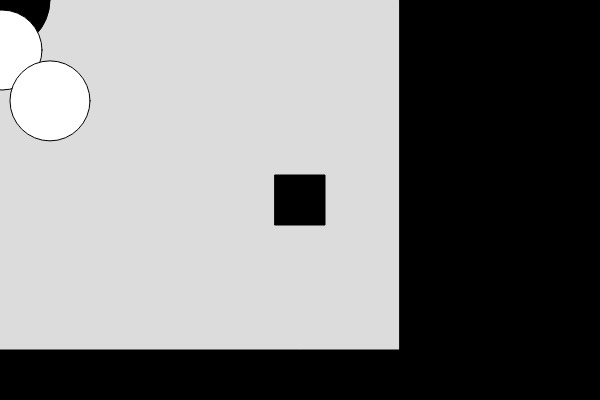
Frame 1 (no input)
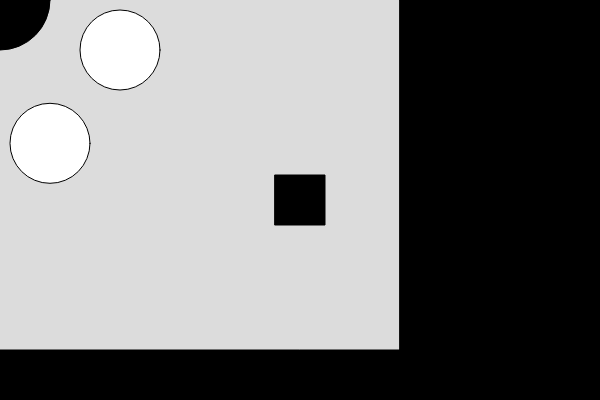
Frame 60 (no input)
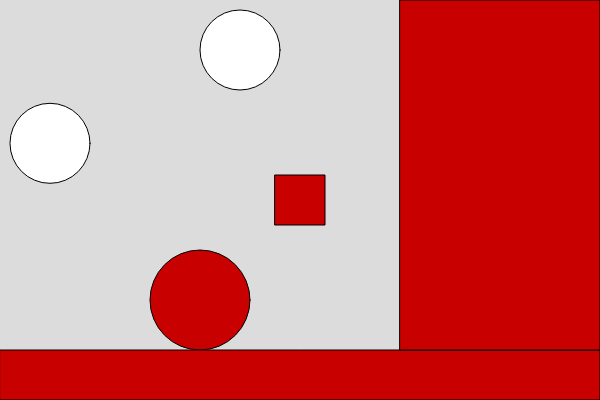
Frame 120 (the mouse pressed at the canvas centre since frame 60)

The p5.js sketch that drew these frames (run headless with seeded random() and noise() and a simulated clock; from frame 60 on, the mouse is pressed at the canvas centre):

// p5.js sketch
// ── sketch.js
// P5js vordefinierte Variablen
/*
mouseX -> Number - Aktuelle MouseX Position im Canvas
mouseY -> Number - Aktuelle MouseY Position im Canvas
width -> Number - Breite vom Canvas Element
height -> Number - Höhe vom Canvas Element
displayWidth -> Number - Breite vom Bildschirm
displayHeight -> Number - Höhe vom Bildschirm
frameCount -> Number - Zählt die Anzahl 
              an Wiederholungen der function draw()
*/


function setup() {
  angleMode(DEGREES);
  createCanvas(600, 400);
}

function draw() {
  background(220);
  fill(mouseY, 0, 0);
  ellipse(mouseY, mouseX, 100, 100);


  rectMode(CENTER);
  rect(width/2, height/2, 50, 50);

  rectMode(CORNER);
  rect(0, height - 50, width, 50);

  // Rechenzeichen: + - * / %
  rect(width * 2 / 3, 0, width/3, height - 50);

  fill(255);
  ellipse(frameCount * 2, 50, 80, 80);

  // sin(frameCount)         --> -1 + 1
  // sin(frameCount)*50      --> -50 + 50
  // sin(frameCount)*50 +100 --> 50 + 150
  ellipse(50,100+ sin(frameCount)*50, 80, 80);


}
